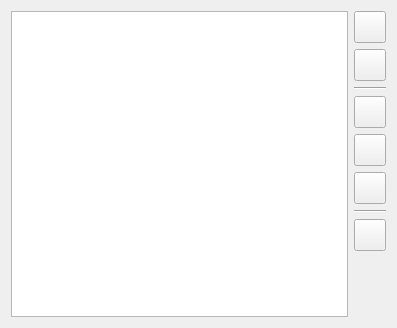
<?xml version="1.0" encoding="UTF-8"?>
<ui version="4.0">
 <class>SetlistWidget</class>
 <widget class="QWidget" name="SetlistWidget">
  <property name="geometry">
   <rect>
    <x>0</x>
    <y>0</y>
    <width>397</width>
    <height>328</height>
   </rect>
  </property>
  <layout class="QHBoxLayout" name="horizontalLayout">
   <item>
    <widget class="SetlistView" name="listView">
     <property name="selectionBehavior">
      <enum>QAbstractItemView::SelectRows</enum>
     </property>
    </widget>
   </item>
   <item>
    <layout class="QVBoxLayout" name="verticalLayout">
     <item>
      <widget class="QPushButton" name="buttonSortUp">
       <property name="minimumSize">
        <size>
         <width>32</width>
         <height>32</height>
        </size>
       </property>
       <property name="maximumSize">
        <size>
         <width>32</width>
         <height>32</height>
        </size>
       </property>
       <property name="toolTip">
        <string>Move selected items up.</string>
       </property>
       <property name="text">
        <string/>
       </property>
       <property name="icon">
        <iconset resource="../../ressources.qrc">
         <normaloff>:/icons/icons/up51.png</normaloff>:/icons/icons/up51.png</iconset>
       </property>
      </widget>
     </item>
     <item>
      <widget class="QPushButton" name="buttonSortDown">
       <property name="minimumSize">
        <size>
         <width>32</width>
         <height>32</height>
        </size>
       </property>
       <property name="maximumSize">
        <size>
         <width>32</width>
         <height>32</height>
        </size>
       </property>
       <property name="toolTip">
        <string>Move selected items down.</string>
       </property>
       <property name="text">
        <string/>
       </property>
       <property name="icon">
        <iconset resource="../../ressources.qrc">
         <normaloff>:/icons/icons/down27.png</normaloff>:/icons/icons/down27.png</iconset>
       </property>
      </widget>
     </item>
     <item>
      <widget class="Line" name="line">
       <property name="orientation">
        <enum>Qt::Horizontal</enum>
       </property>
      </widget>
     </item>
     <item>
      <widget class="QPushButton" name="buttonDelete">
       <property name="minimumSize">
        <size>
         <width>32</width>
         <height>32</height>
        </size>
       </property>
       <property name="maximumSize">
        <size>
         <width>32</width>
         <height>32</height>
        </size>
       </property>
       <property name="toolTip">
        <string>Remove selected items.</string>
       </property>
       <property name="text">
        <string/>
       </property>
       <property name="icon">
        <iconset resource="../../ressources.qrc">
         <normaloff>:/icons/icons/minus38.png</normaloff>:/icons/icons/minus38.png</iconset>
       </property>
      </widget>
     </item>
     <item>
      <widget class="QPushButton" name="buttonAdd">
       <property name="minimumSize">
        <size>
         <width>32</width>
         <height>32</height>
        </size>
       </property>
       <property name="maximumSize">
        <size>
         <width>32</width>
         <height>32</height>
        </size>
       </property>
       <property name="toolTip">
        <string>Add a label item.</string>
       </property>
       <property name="text">
        <string/>
       </property>
       <property name="icon">
        <iconset resource="../../ressources.qrc">
         <normaloff>:/icons/icons/plus44.png</normaloff>:/icons/icons/plus44.png</iconset>
       </property>
      </widget>
     </item>
     <item>
      <widget class="QPushButton" name="buttonShowSongs">
       <property name="minimumSize">
        <size>
         <width>32</width>
         <height>32</height>
        </size>
       </property>
       <property name="maximumSize">
        <size>
         <width>32</width>
         <height>32</height>
        </size>
       </property>
       <property name="toolTip">
        <string>Add song items.</string>
       </property>
       <property name="text">
        <string/>
       </property>
       <property name="icon">
        <iconset resource="../../ressources.qrc">
         <normaloff>:/oldIcons/oldIcons/1411735338_519586-083_Music-128.png</normaloff>:/oldIcons/oldIcons/1411735338_519586-083_Music-128.png</iconset>
       </property>
      </widget>
     </item>
     <item>
      <widget class="Line" name="line_2">
       <property name="orientation">
        <enum>Qt::Horizontal</enum>
       </property>
      </widget>
     </item>
     <item>
      <widget class="QPushButton" name="buttonExportPDF">
       <property name="minimumSize">
        <size>
         <width>32</width>
         <height>32</height>
        </size>
       </property>
       <property name="maximumSize">
        <size>
         <width>32</width>
         <height>32</height>
        </size>
       </property>
       <property name="toolTip">
        <string>Export to PDF.</string>
       </property>
       <property name="text">
        <string/>
       </property>
       <property name="icon">
        <iconset resource="../../ressources.qrc">
         <normaloff>:/icons/icons/pdf24.png</normaloff>:/icons/icons/pdf24.png</iconset>
       </property>
      </widget>
     </item>
     <item>
      <spacer name="verticalSpacer">
       <property name="orientation">
        <enum>Qt::Vertical</enum>
       </property>
       <property name="sizeHint" stdset="0">
        <size>
         <width>20</width>
         <height>40</height>
        </size>
       </property>
      </spacer>
     </item>
    </layout>
   </item>
  </layout>
 </widget>
 <customwidgets>
  <customwidget>
   <class>SetlistView</class>
   <extends>QListView</extends>
   <header>DatabaseView/EventDatabaseView/setlistview.h</header>
  </customwidget>
 </customwidgets>
 <resources>
  <include location="../../ressources.qrc"/>
 </resources>
 <connections/>
</ui>
